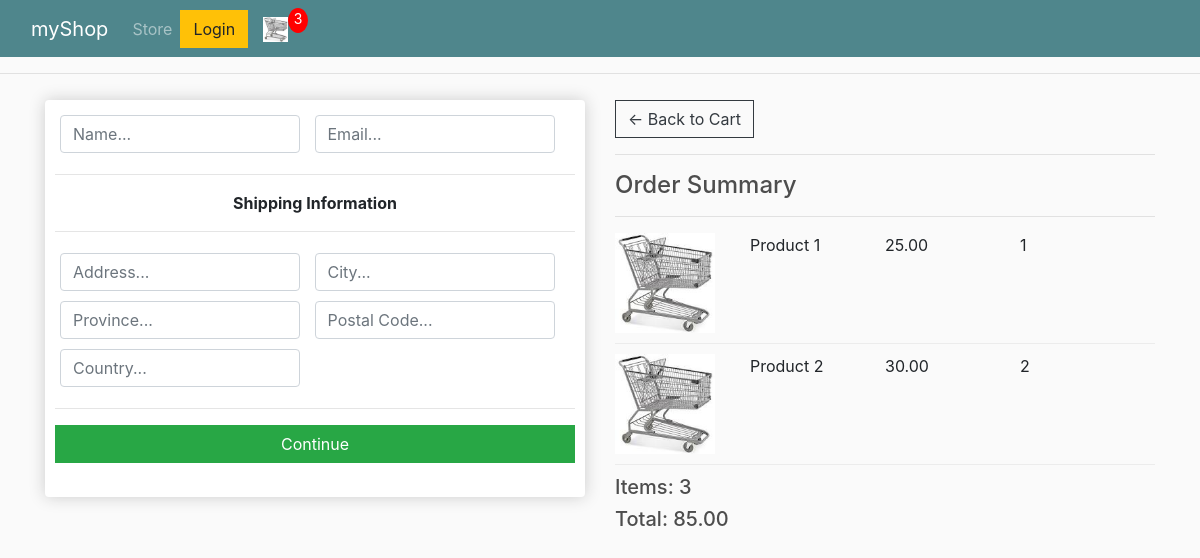
Before: /checkout/ (signed in) with the older database file.
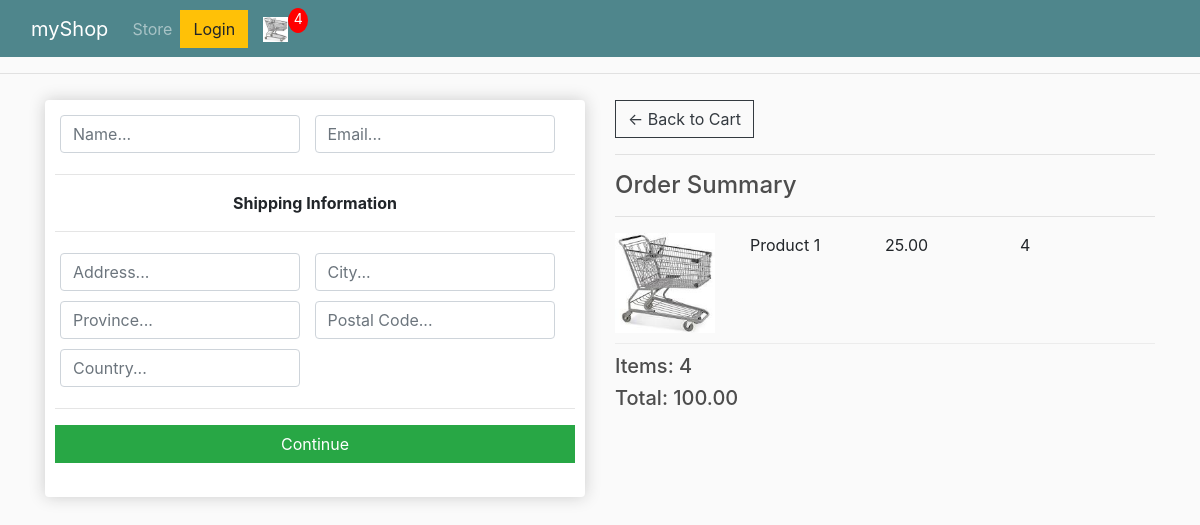
After: the same page with the newer database file.
### shopping/models.py (models this page shows, shortened)
class OrderItem(models.Model):
    product = models.ForeignKey(Product, on_delete=models.SET_NULL, null=True, blank=True)
    order = models.ForeignKey(Order, on_delete=models.SET_NULL, null=True, blank=True)
    quantity = models.IntegerField(default=0, null=True, blank=True)
    date_added = models.DateTimeField(auto_now_add=True)
    class Meta:
        verbose_name_plural = 'order item'
    @property
    def get_total(self):
        total = self.product.price * self.quantity
        return total

class Product(models.Model):
    name = models.CharField(max_length=200, null=True)
    price = models.DecimalField(max_digits=9, decimal_places=2)
    digital = models.BooleanField(default=False, null=True, blank=True)
    image = models.ImageField(upload_to='images', null=True, blank=True)
    class Meta:
        verbose_name_plural = 'product'

class Order(models.Model):
    customer = models.ForeignKey(Customer, on_delete=models.SET_NULL, null=True, blank=True)
    date_ordered = models.DateTimeField(auto_now_add=True)
    complete = models.BooleanField(default=False, null=True, blank=False)
    transaction_id = models.CharField(max_length=100, null=True)
    class Meta:
        verbose_name_plural = 'order'
    @property
    def shipping(self):
        shipping = False
        orderitems = self.orderitem_set.all()
        for i in orderitems:
            if i.product.digital == False:
                shipping = True
    @property
    def get_cart_total(self):
        orderitems = self.orderitem_set.all()
        total = sum([item.get_total for item in orderitems ])
        return total
    @property
    def get_cart_items(self):
        orderitems = self.orderitem_set.all()
        total = sum([item.quantity for item in orderitems])
        return total

### shopping/views.py (the view)
def checkout(request):
        if request.user.is_authenticated:
            customer = request.user.customer
            order, created = Order.objects.get_or_create(customer=customer, complete=False)
            items = order.orderitem_set.all()
            cartItems = order.get_cart_items
        else:
            items = []
            order = {'get_cart_total': 0, 'get_cart_items': 0, 'shipping': False}
            cartItems = order['get_cart_items']
        context = {
            'items': items,
            'order': order,
            'cartItems': cartItems,
        }
        return render(request, 'shopping/checkout.html', context)

### shopping/templates/shopping/checkout.html (shortened to what this page needs)
{% extends 'shopping/base.html' %}
{% load static %}
{% block page_content %}
<div class="row">
    <div class="col-lg-6">
        <div class="box-element" id="form-wrapper">
            <form id="form">
                <div id="user-info">
                    <div class="form-field">
                        <input required class="form-control" type="text" name="name" placeholder="Name..." />
                    </div>
                    <div class="form-field">
                        <input required class="form-control" type="email" name="email" placeholder="Email..." />
                    </div>
                </div>
                <div id="shipping-info">
                    <hr>
                    <p class="text-center"><strong>Shipping Information</strong></p>
                    <hr>
                    <div class="form-field">
                        <input required class="form-control" type="text" name="address" placeholder="Address..." />
                    </div>
                    <div class="form-field">
                        <input required class="form-control" type="text" name="city" placeholder="City..." />
                    </div>
                    <div class="form-field">
                        <input required class="form-control" type="text" name="province" placeholder="Province..." />
                    </div>
                    <div class="form-field">
                        <input required class="form-control" type="text" name="postalcode" placeholder="Postal Code..." />
                    </div>
                    <div class="form-field">
                        <input required class="form-control" type="text" name="country" placeholder="Country..." />
                    </div>
                </div>
                <hr>
                <input id="form-button"  class="btn btn-success btn-block"  type="submit" value="Continue">
            </form>
            <br>
    </div>
    </div>
    <div class="col-lg-6">
        <a class="btn btn-outline-dark" href="{% url 'cart' %}">&#x2190; Back to Cart</a>
        <hr>
        <h4>Order Summary</h4>
        <hr>
        {% for item in items %}
        <div class="cart-row">
            <div style="flex: 2;"><img class="row-image" src="{% static 'images/cart.jpeg' %}"></div>
            <div style="flex: 2;">{{item.product.name}}</div>
            <div style="flex: 2;">{{item.product.price}}</div>
            <div style="flex: 2;">{{item.quantity}}</div>
        </div>
        {% endfor %}
        <h5>Items: {{order.get_cart_items}} </h5>
        <h5>Total: {{order.get_cart_total | floatformat:2}} </h5>
    </div>
</div>
{% endblock page_content %}

Changed rows visible on the page:
no longer on this page (row edited): OrderItem: product.name "Product 2", product.price "30.00", quantity "2"
changed OrderItem "Product 1": quantity "1" → "4"
changed through a linked row, Order: get_cart_items "3" → "4"; get_cart_total "85.00" → "100.00"
Other visible differences:
{{ cartItems }}: "3" → "4"
